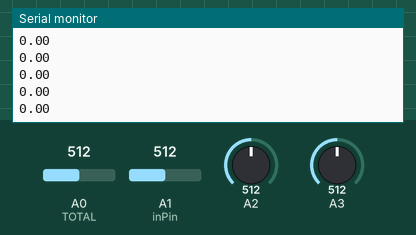
This sketch was run on a simulated Arduino Uno, built with avr-gcc and run on an emulated ATmega328P. On the bench: the last lines printed to the serial monitor. Inputs (shaded band) come from the test bench; at power-on: A0 (TOTAL) = 512, A2 = 512, A1 (inPin) = 512, A3 = 512.

Above: at 1.2 s.
1.3 s: A0 (TOTAL) set to 716
At 2.5 s:
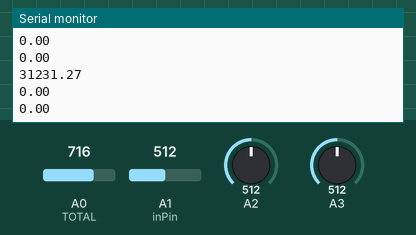
2.8 s: A2 set to 716
At 3.6 s:
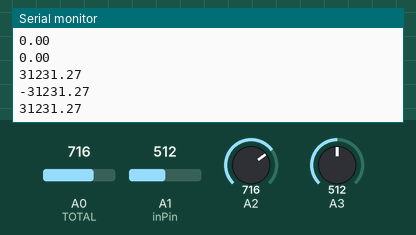
4.3 s: A1 (inPin) set to 306
At 5.4 s:
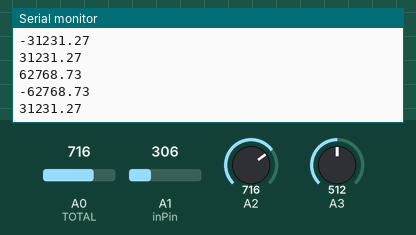
5.8 s: A3 set to 992
At 6.8 s:
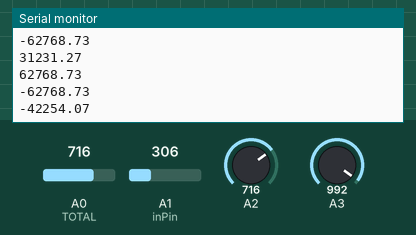
7.3 s: A0 (TOTAL) set to 992
At 8.6 s:
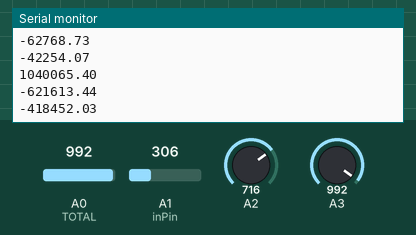
8.8 s: A1 (inPin) set to 30
At 9.8 s:
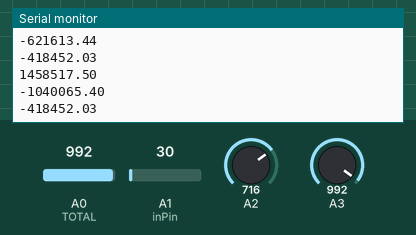
Timing chart, 0 to 11.3 s (numbered marks = the images above; inputs shaded):
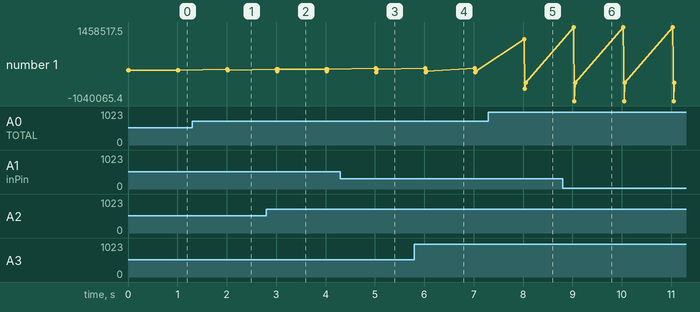

Measured:
- after the input at 1.3 s, the serial monitor: prints a new line after 0.71 s (image 1)
- after the input at 2.8 s, the serial monitor: prints a new line after 0.22 s (image 2)
- after the input at 4.3 s, the serial monitor: prints a new line after 0.72 s (image 3)
- after the input at 5.8 s, the serial monitor: prints a new line after 0.24 s (image 4)
- after the input at 7.3 s, the serial monitor: prints a new line after 0.73 s (image 5)
- after the input at 8.8 s, the serial monitor: prints a new line after 0.23 s (image 6)
- plotted number 1: 31231.27 → -42254.07 after the input at 5.8 s, -42254.07 → -418452.03 after the input at 7.3 s

The sketch:

GloveDriver.ino
```cpp
const float VCC = 5.0;
const float R_S = 47000.0;
const int TOTAL = A0;
int vL;

class finger{
  public:
    int ADC12;
    int inPin;

    float getR(){
      int adcT = analogRead(this->inPin-1);
      float Vd;

      this->ADC12 = analogRead(this->inPin);

      if(this->inPin == A1) Vd = VCC - (analogRead(A0) * (5.0 / 1023.0));

      else Vd = vL - (adcT * (5.0 / 1023.0));

      float Rt = (((VCC / (VCC - (analogRead(A0) * (5.0 / 1023.0))) - 1) * R_S));

      float vdr = (analogRead(this->inPin - 1) * (5.0/1023.0) - analogRead(this->inPin) * (5.0/1023.0));

      float Ro = (vdr / (analogRead(A0) * (5.0/1023.0))) * Rt;

      Serial.println(String(Ro));

      return Ro;
    }
};

finger indexF;
finger middleF;
finger ringF;

void setup() {
  indexF.inPin = A1;
  middleF.inPin = A2;
  ringF.inPin = A3;
  pinMode(TOTAL, INPUT);
  pinMode(indexF.inPin, INPUT);
  pinMode(middleF.inPin, INPUT);
  pinMode(ringF.inPin, INPUT);
  Serial.begin(9600);
}

void loop() {
  float r1 = indexF.getR(), r2 = middleF.getR(), r3 = ringF.getR();;
  delay(1000);
}
```
